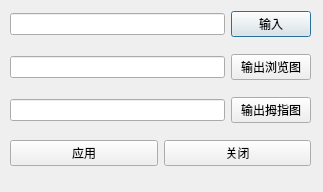
<?xml version="1.0" encoding="UTF-8"?>
<ui version="4.0">
 <class>CreateImageThumbDlg</class>
 <widget class="QDialog" name="CreateImageThumbDlg">
  <property name="geometry">
   <rect>
    <x>0</x>
    <y>0</y>
    <width>323</width>
    <height>192</height>
   </rect>
  </property>
  <property name="windowTitle">
   <string>创建缩略图</string>
  </property>
  <widget class="QWidget" name="layoutWidget">
   <property name="geometry">
    <rect>
     <x>10</x>
     <y>0</y>
     <width>301</width>
     <height>181</height>
    </rect>
   </property>
   <layout class="QVBoxLayout" name="verticalLayout">
    <item>
     <layout class="QHBoxLayout" name="horizontalLayout">
      <item>
       <widget class="QLineEdit" name="lineEditInput"/>
      </item>
      <item>
       <widget class="QPushButton" name="pushButtonInput">
        <property name="text">
         <string>输入</string>
        </property>
       </widget>
      </item>
     </layout>
    </item>
    <item>
     <layout class="QHBoxLayout" name="horizontalLayout_2">
      <item>
       <widget class="QLineEdit" name="lineEditOutputLL"/>
      </item>
      <item>
       <widget class="QPushButton" name="pushButtonOutputLL">
        <property name="text">
         <string>输出浏览图</string>
        </property>
       </widget>
      </item>
     </layout>
    </item>
    <item>
     <layout class="QHBoxLayout" name="horizontalLayout_3">
      <item>
       <widget class="QLineEdit" name="lineEditOutputMZ"/>
      </item>
      <item>
       <widget class="QPushButton" name="pushButtonOutputMZ">
        <property name="text">
         <string>输出拇指图</string>
        </property>
       </widget>
      </item>
     </layout>
    </item>
    <item>
     <layout class="QHBoxLayout" name="horizontalLayout_4">
      <item>
       <widget class="QPushButton" name="pushButtonApply">
        <property name="text">
         <string>应用</string>
        </property>
       </widget>
      </item>
      <item>
       <widget class="QPushButton" name="pushButton_2">
        <property name="text">
         <string>关闭</string>
        </property>
       </widget>
      </item>
     </layout>
    </item>
   </layout>
  </widget>
 </widget>
 <resources/>
 <connections>
  <connection>
   <sender>pushButton_2</sender>
   <signal>clicked()</signal>
   <receiver>CreateImageThumbDlg</receiver>
   <slot>close()</slot>
   <hints>
    <hint type="sourcelabel">
     <x>237</x>
     <y>163</y>
    </hint>
    <hint type="destinationlabel">
     <x>246</x>
     <y>176</y>
    </hint>
   </hints>
  </connection>
 </connections>
</ui>
